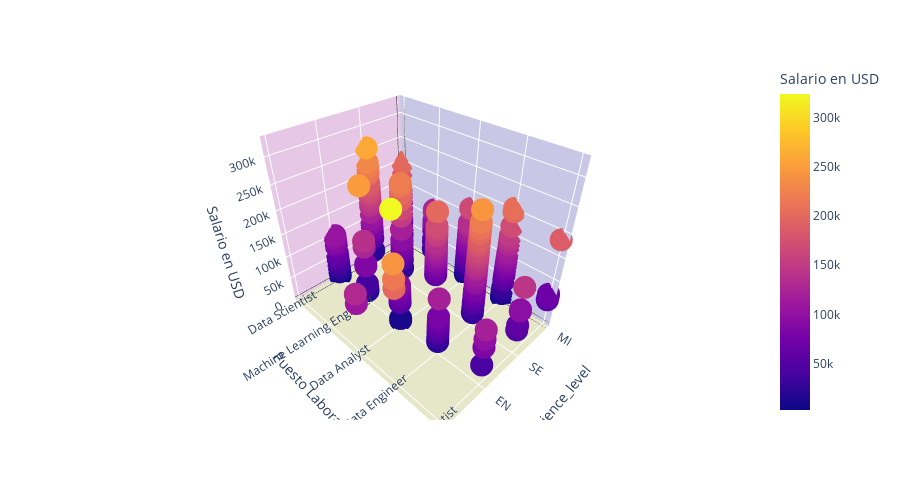

Notebook code for this chart:
### Markdown cell above
Grafico 3D Scatter

### Code cell
fig = px.scatter_3d(data3, x='experience_level', y='Puesto Laboral', z='Salario en USD',color='Salario en USD')
fig.update_layout(title='<b> 3D Scatter Plot <b>', title_x=0.5,titlefont=dict({'size':28, 'family': 'Courier New', 'color':'white'}),template='plotly_white', width=900, height=500,)
fig.update_layout(scene = dict(xaxis = dict( backgroundcolor="rgb(200, 200, 230)",gridcolor="white",showbackground=True,zerolinecolor="black",),yaxis = dict(backgroundcolor="rgb(230, 200,230)",gridcolor="white",showbackground=True,zerolinecolor="black"),zaxis = dict(backgroundcolor="rgb(230, 230,200)",gridcolor="white",showbackground=True,zerolinecolor="black"),),)
fig.show()

### Figure 1 — Plotly figure (JSON) as saved in the notebook; plotly's stock layout.template omitted (floating-point values rounded to 4 significant figures; data arrays with more than 128 entries replaced by an {"elided": "..."} marker saying what was removed)
{"data": [{"hovertemplate": "experience_level=%{x}<br>Puesto Laboral=%{y}<br>Salario en USD=%{marker.color}<extra></extra>", "legendgroup": "", "marker": {"color": {"elided": "427 int values"}, "coloraxis": "coloraxis", "symbol": "circle"}, "mode": "markers", "name": "", "scene": "scene", "showlegend": false, "type": "scatter3d", "x": {"elided": "427 str values"}, "y": {"elided": "427 str values"}, "z": {"elided": "427 int values"}}], "layout": {"coloraxis": {"colorbar": {"title": {"text": "Salario en USD"}}, "colorscale": [[0, "#0d0887"], [0.1111, "#46039f"], [0.2222, "#7201a8"], [0.3333, "#9c179e"], [0.4444, "#bd3786"], [0.5556, "#d8576b"], [0.6667, "#ed7953"], [0.7778, "#fb9f3a"], [0.8889, "#fdca26"], [1, "#f0f921"]]}, "height": 500, "legend": {"tracegroupgap": 0}, "margin": {"t": 60}, "scene": {"domain": {"x": [0, 1], "y": [0, 1]}, "xaxis": {"backgroundcolor": "rgb(200, 200, 230)", "gridcolor": "white", "showbackground": true, "title": {"text": "experience_level"}, "zerolinecolor": "black"}, "yaxis": {"backgroundcolor": "rgb(230, 200,230)", "gridcolor": "white", "showbackground": true, "title": {"text": "Puesto Laboral"}, "zerolinecolor": "black"}, "zaxis": {"backgroundcolor": "rgb(230, 230,200)", "gridcolor": "white", "showbackground": true, "title": {"text": "Salario en USD"}, "zerolinecolor": "black"}}, "title": {"font": {"color": "white", "family": "Courier New", "size": 28}, "text": "<b> 3D Scatter Plot <b>", "x": 0.5}, "width": 900}}
